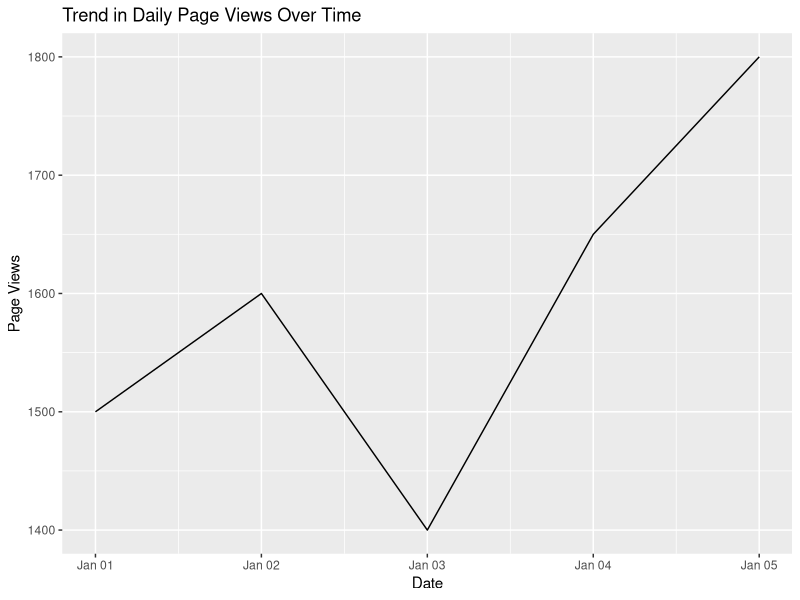
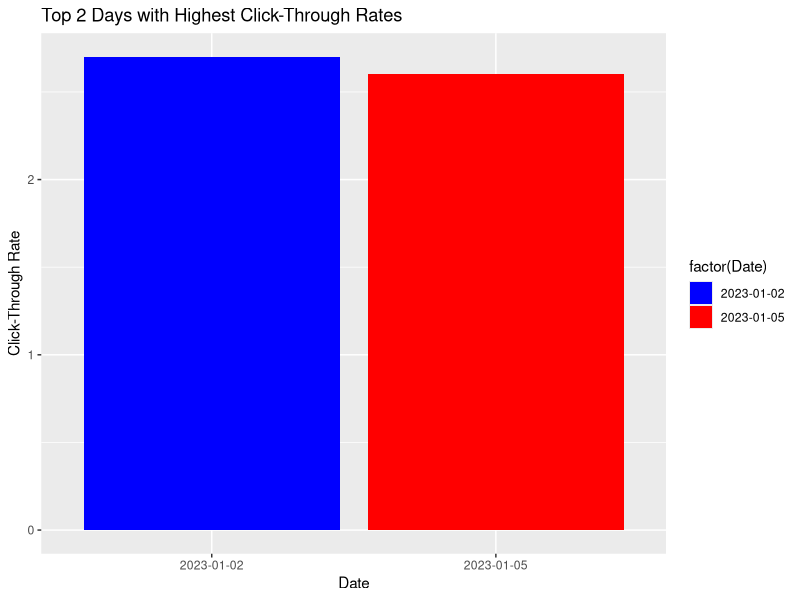
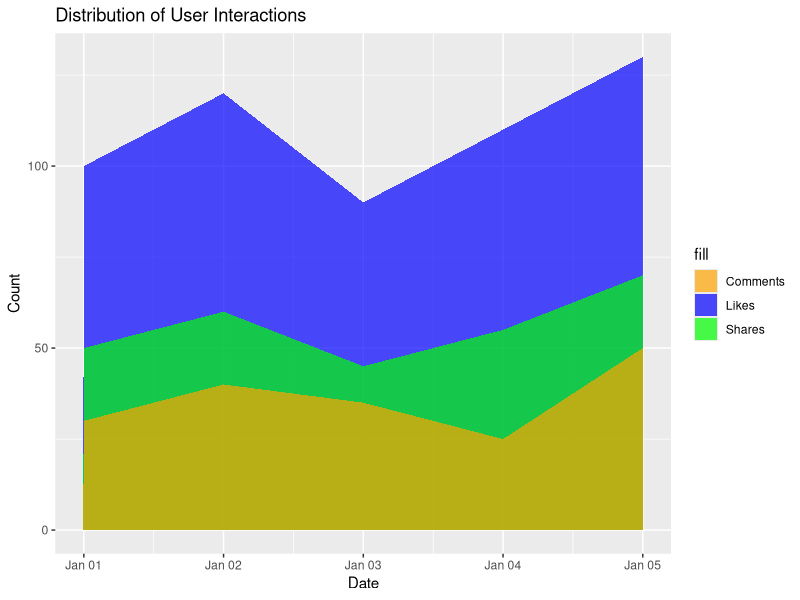

These figures' R source, in order:
# Assuming you have a data frame named 'page_data' with the given data
page_data <- data.frame(
  Date = as.Date(c("2023-01-01", "2023-01-02", "2023-01-03", "2023-01-04", "2023-01-05")),
  Page_Views = c(1500, 1600, 1400, 1650, 1800),
  Click_Through_Rate = c(2.3, 2.7, 2.0, 2.4, 2.6)
)

# Install and load necessary library (if not installed)
# install.packages("ggplot2")
library(ggplot2)

# Line chart for daily page views
line_chart <- ggplot(page_data, aes(x = Date, y = Page_Views)) +
  geom_line() +
  labs(title = "Trend in Daily Page Views Over Time", x = "Date", y = "Page Views")

# Display the chart
print(line_chart)
# Assuming you want to show the top 2 days with the highest click-through rates
top_n_days <- 2
top_days <- page_data[order(page_data$Click_Through_Rate, decreasing = TRUE), ][1:top_n_days, ]

# Bar chart for top N days with highest click-through rates
bar_chart <- ggplot(top_days, aes(x = factor(Date), y = Click_Through_Rate, fill = factor(Date))) +
  geom_bar(stat = "identity") +
  scale_fill_manual(values = c("2023-01-02" = "blue", "2023-01-05" = "red")) +  # You can customize colors
  labs(title = paste("Top", top_n_days, "Days with Highest Click-Through Rates"),
       x = "Date", y = "Click-Through Rate")

# Display the chart
print(bar_chart)
# Assuming you have a data frame named 'interaction_data' with the given data
interaction_data <- data.frame(
  Date = as.Date(c("2023-01-01", "2023-01-02", "2023-01-03", "2023-01-04", "2023-01-05")),
  Likes = c(100, 120, 90, 110, 130),
  Shares = c(50, 60, 45, 55, 70),
  Comments = c(30, 40, 35, 25, 50)
)

# Install and load necessary library (if not installed)
# install.packages("ggplot2")
library(ggplot2)

# Stacked area chart for distribution of user interactions
stacked_area_chart <- ggplot(interaction_data, aes(x = Date)) +
  geom_area(aes(y = Likes, fill = "Likes"), alpha = 0.7) +
  geom_area(aes(y = Shares, fill = "Shares"), alpha = 0.7) +
  geom_area(aes(y = Comments, fill = "Comments"), alpha = 0.7) +
  labs(title = "Distribution of User Interactions", x = "Date", y = "Count") +
  scale_fill_manual(values = c("Likes" = "blue", "Shares" = "green", "Comments" = "orange"))  # You can customize colors

# Display the chart
print(stacked_area_chart)

